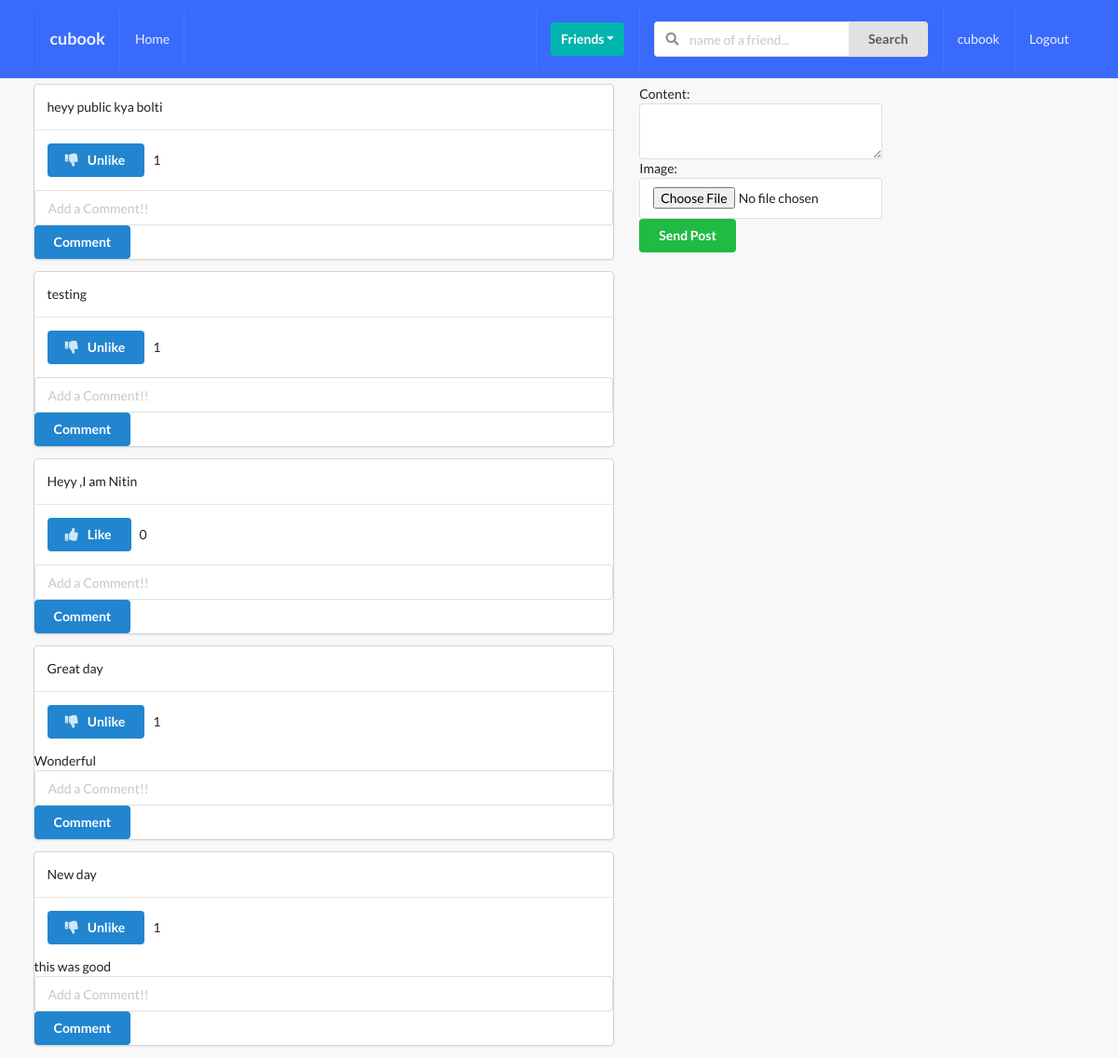
The app's page /posts/ (signed in), older data.
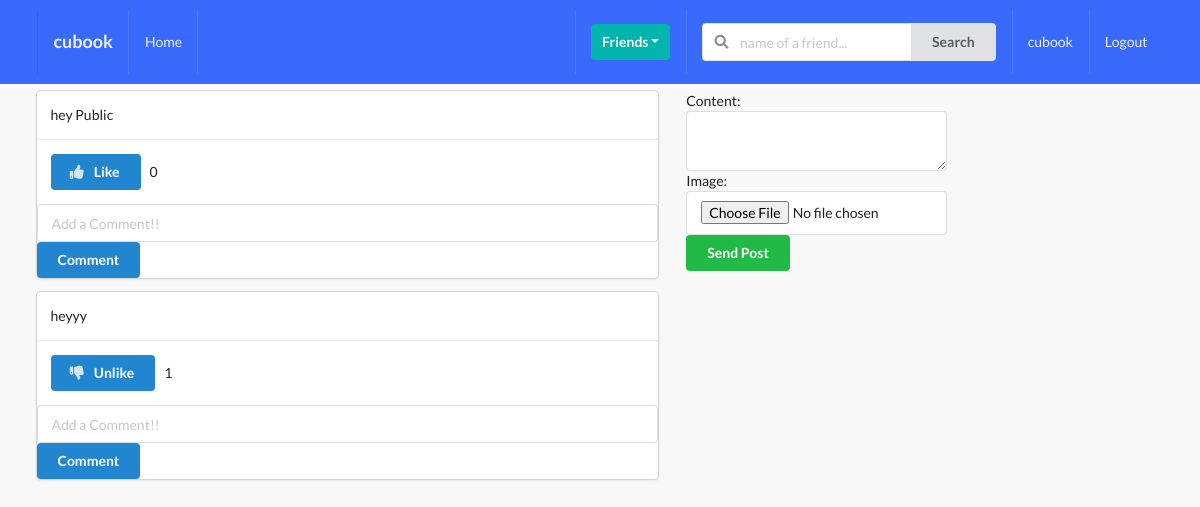
The same page, newer data.
### posts/models.py (models this page shows, shortened)
class Post(models.Model):
    content = models.TextField()
    image = models.ImageField(upload_to='posts',validators=[FileExtensionValidator(['png','jpg','jpeg','gif'])], blank=True)
    liked = models.ManyToManyField(Profile,blank = True,related_name = 'likes')
    updated = models.DateTimeField(auto_now = True)
    created = models.DateTimeField(auto_now_add = True)
    author = models.ForeignKey(Profile, on_delete = models.CASCADE,related_name='posts')
    def num_likes(self):
        return self.liked.all().count()
    class Meta:
        ordering = ('-created',)

class Comment(models.Model):
    user = models.ForeignKey(Profile, on_delete=models.CASCADE)
    post = models.ForeignKey(Post ,on_delete=models.CASCADE)
    body = models.TextField(max_length=300,blank=True)
    updated = models.DateTimeField(auto_now=True)
    created = models.DateTimeField(auto_now_add=True)

### posts/views.py (the view, shortened to what this page needs)
# urls.py: path('',post_comment_create_and_list_view,name='main-post-view'),
def post_comment_create_and_list_view(request):
    qs = Post.objects.all()
    profile = Profile.objects.get(user=request.user)
    p_form = PostModelForm()
    c_form = CommentModelForm()
    post_added = False
    profile = Profile.objects.get(user=request.user)
    context={
        'qs': qs,
        'profile': profile,
        'p_form': p_form,
        'c_form': c_form,
        'post_added': post_added,
    }
    return render(request,'posts/main.html',context)

### posts/forms.py
class PostModelForm(forms.ModelForm):
    content = forms.CharField(widget=forms.Textarea(attrs={'rows':2}))
    class Meta:
        model = Post
        fields = ('content','image')

class CommentModelForm(forms.ModelForm):
    body = forms.CharField(label='',
                             widget=forms.TextInput(attrs={'placeholder':'Add a Comment!!'}))
    class Meta:
        model = Comment
        fields=('body',)

### posts/templates/posts/main.html (shortened to what this page needs)
{% extends 'base.html' %}
{% block content %}
<div class="ui grid">
    <div class="row ">
        <div class="nine wide column">
            {% for obj in qs %}
                   <div class="ui fluid card">
                       <div class="content">
                           {{obj.content}}
                        </div>
                        <div class="content">
                            <form action="{% url 'posts:like-post-view' %}" method="POST">
                                <button type="submit" class="ui primary button ">
                                    {% if profile not in obj.liked.all %}
                                        <i class="thumbs up icon"></i>&nbsp;Like
                                    {% else %}
                                        <i class="thumbs down icon"></i>&nbsp;Unlike
                                    {% endif %}
                                </button>
                                &nbsp;{{obj.num_likes}}
                            </form>
                        </div>
                        <div>
                        {% if obj.comment_set.all %}
                            {% for  c in obj.comment_set.all %}
                               <p>{{c.body}}</p>
                            {%  endfor %}
                        {% endif %}
                        </div>
                          <form action="" method="POST" class="ui form">
                          {{c_form}}
                          <button type="submit" class="ui primary button" name="submit_c_form">Comment</button>
                          </form>
                        </div>
            {% endfor %}
        </div>
     <div class="four wide column">
            <form action="" method="POST" class="ui form" enctype="multipart/form-data">
                {{p_form}}
                <button type='submit' class='ui button positive' name="submit_p_form" >Send Post</button>
            </form>
        </div>
    </div>
</div>
{% endblock content %}

Row changes from the older to the newer data that the page shows:
removed Post: content "heyy public kya bolti", shows "Unlike", num_likes "1"
removed Post: content "testing", shows "Unlike", num_likes "1"
removed Post: content "Heyy ,I am Nitin", shows "Like", num_likes "0"
removed Post: content "Great day", shows "Unlike", num_likes "1"
removed Comment: body "Wonderful", shown under "Great day"
removed Post: content "New day", shows "Unlike", num_likes "1"
removed Comment: body "this was good", shown under "New day"
added Post: content "hey Public", shows "Like", num_likes "0"
added Post: content "heyyy", shows "Unlike", num_likes "1"
